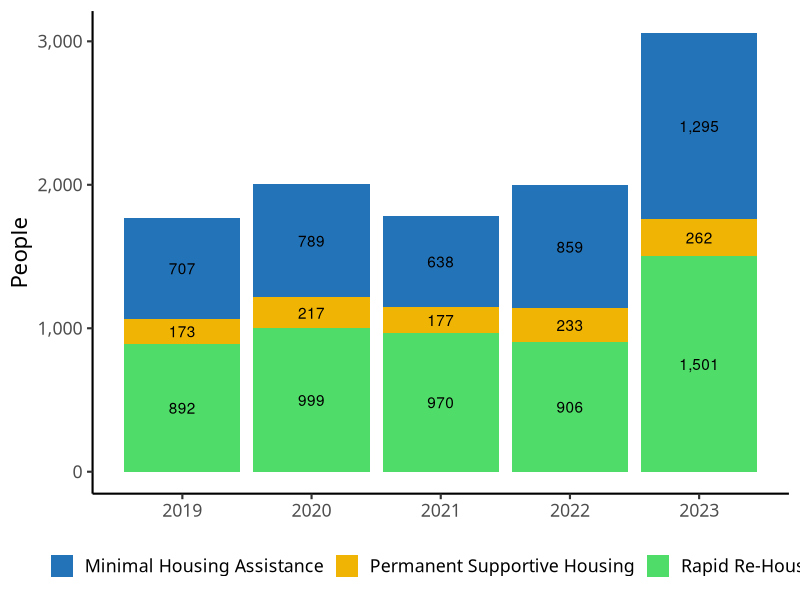

Write the R code that produced this figure.
# Load Packages -----------------------------------------------------------


library(tidyverse)
library(scales)


# Define Colors -----------------------------------------------------------

echo_blue <- "#2373b9"
echo_yellow <- "#f0b405"
echo_green <- "#50dc69"


# Define Theme ------------------------------------------------------------

theme_echo <- function() {
  theme_classic(
    base_size = 16,
    base_family = "Lora"
  ) +
    theme(legend.position = "bottom")
}

theme_set(theme_echo())

# Import Data -------------------------------------------------------------

housing_moves <-
  read_csv("data-raw/housing_moves.csv") |>
  mutate(people_formatted = comma(people))


# Plot --------------------------------------------------------------------

housing_moves |>
  ggplot(
    aes(
      x = year,
      y = people,
      fill = program,
      label = people_formatted
    )
  ) +
  geom_col() +
  geom_text(
    position = position_stack(
      vjust = 0.5
    )
  ) +
  scale_y_continuous(
    labels = comma_format()
  ) +
  scale_fill_manual(
    values = c(
      "Minimal Housing Assistance" = echo_blue,
      "Permanent Supportive Housing" = echo_yellow,
      "Rapid Re-Housing" = echo_green
    )
  ) +
  labs(
    y = "People",
    x = NULL,
    fill = NULL
  )
